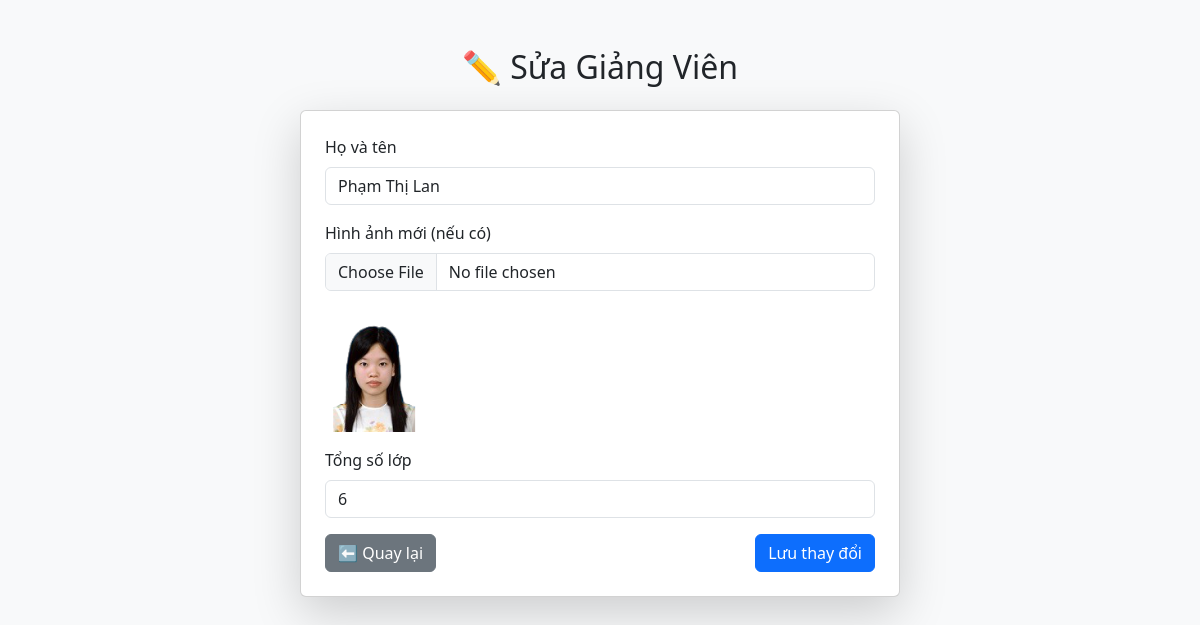
Screenshot of /edit.php?MaGV=9 with the database file from the repository.
### tables this page shows
CREATE TABLE `giangvien` (
  `MaGV` int(11) NOT NULL,
  `HoTen` varchar(100) NOT NULL,
  `HinhAnh` varchar(255) DEFAULT NULL,
  `TongSoLop` int(11) DEFAULT 0
);

### edit.php (the view, shortened to what this page needs)
<?php
include 'connect.php';
$MaGV = $_GET['MaGV'];
$row = $conn->query("SELECT * FROM GiangVien WHERE MaGV=$MaGV")->fetch_assoc();
?>
<!DOCTYPE html>
<html lang="vi">
<head>
    <link href="https://cdn.jsdelivr.net/npm/bootstrap@5.3.3/dist/css/bootstrap.min.css" rel="stylesheet">
</head>
<body class="bg-light">
<div class="container py-5">
    <h2 class="text-center mb-4">✏️ Sửa Giảng Viên</h2>
    <div class="card shadow-lg p-4 mx-auto" style="max-width: 600px;">
        <form method="POST" enctype="multipart/form-data">
            <div class="mb-3">
                <label class="form-label">Họ và tên</label>
                <input type="text" name="HoTen" class="form-control" value="<?= $row['HoTen'] ?>" required>
            </div>
            <div class="mb-3">
                <label class="form-label">Hình ảnh mới (nếu có)</label>
                <input type="file" name="HinhAnh" class="form-control">
                <?php if ($row['HinhAnh']) echo "<img src='{$row['HinhAnh']}' width='100' class='mt-2 rounded'>"; ?>
            </div>
            <div class="mb-3">
                <label class="form-label">Tổng số lớp</label>
                <input type="number" name="TongSoLop" class="form-control" value="<?= $row['TongSoLop'] ?>">
            </div>
            <div class="d-flex justify-content-between">
                <a href="index.php" class="btn btn-secondary">⬅ Quay lại</a>
                <button type="submit" name="update" class="btn btn-primary">Lưu thay đổi</button>
            </div>
        </form>
    </div>
</div>
</body>
</html>

### rows the page displays
giangvien: HoTen "Phạm Thị Lan", HinhAnh (picture), TongSoLop "6"
